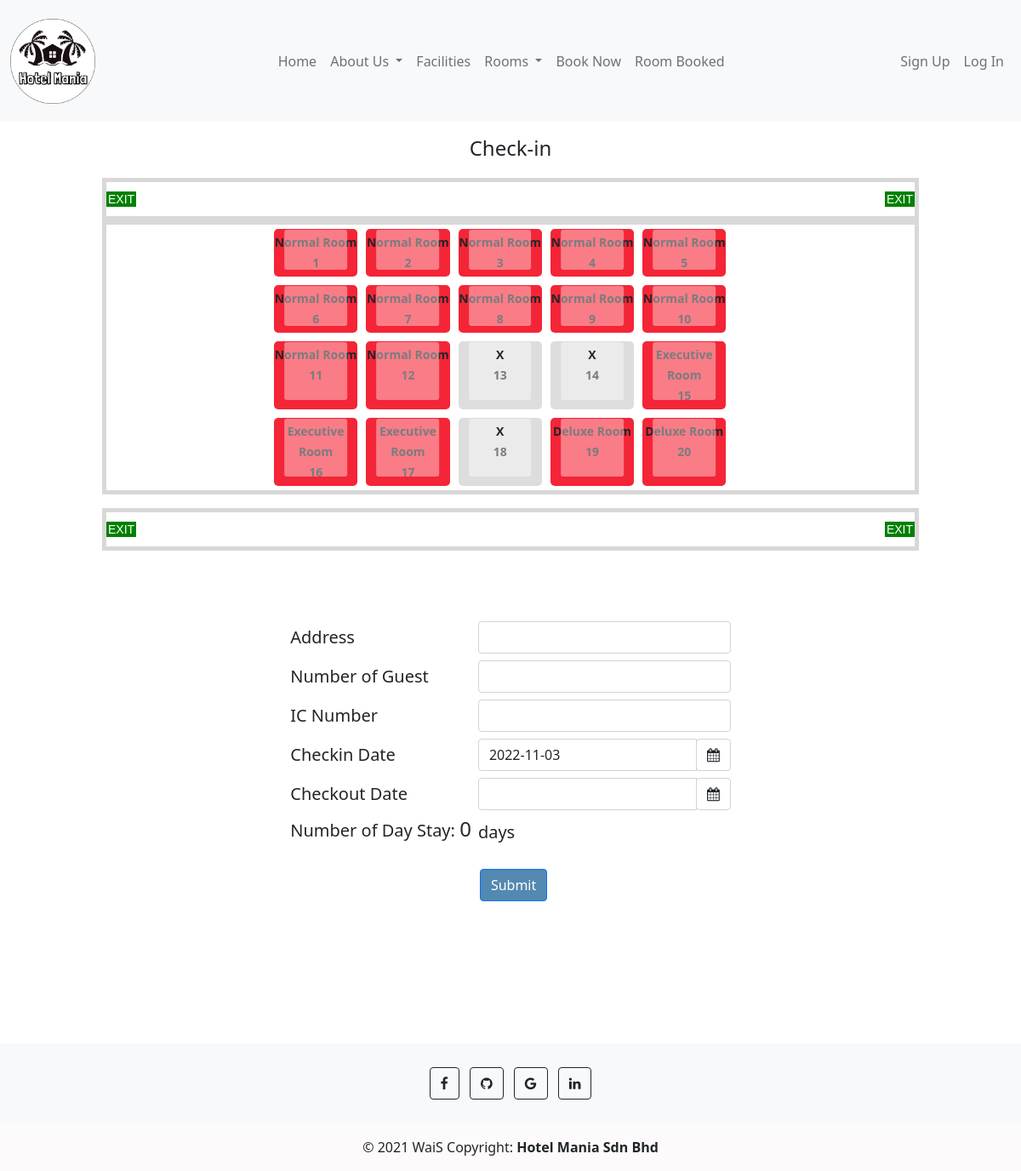
Screenshot of /check-in.php with the database file from the repository.
### tables this page shows
CREATE TABLE `roomdb` (
  `roomId` int(11) NOT NULL,
  `roomNumber` int(11) NOT NULL,
  `roomFloor` int(11) NOT NULL,
  `roomAvailability` enum('available','unavailable') NOT NULL,
  `customerId` int(11) DEFAULT NULL,
  `roomType` enum('Normal','Executive','Deluxe') NOT NULL,
  `checkInDate` date DEFAULT NULL,
  `checkOutDate` date DEFAULT NULL,
  `numofGuest` int(11) DEFAULT NULL
);

### backend/config.php (called while the page is built)
<?php
require_once "product_db.php";
$product_db = new product_db();
?>

### backend/product_db.php (called while the page is built, shortened)
<?php
require_once "DBController.php";
class product_db extends DBController{
    public function getRoom($query)
	{
        $query = "SELECT * FROM roomdb";
        $productResult = $this->getDBResult($query);
        return $productResult;
	}
}
?>

### backend/DBController.php (called while the page is built, shortened)
<?php
class DBController
{
    private $host = "localhost";
    private $user = "root";
    private $password = "";
    private $database = "hotel_mania";
    private static $conn;
    function __construct()
    {
        $this->conn = mysqli_connect($this->host, $this->user, $this->password, $this->database);
    }
    function getDBResult($query, $params = array())
    {
        $sql_statement = $this->conn->prepare($query);
        $sql_statement->execute();
        $result = $sql_statement->get_result();
        if ($result->num_rows > 0) {
            while ($row = $result->fetch_assoc()) {
                $resultset[] = $row;
            }
        }
        if (! empty($resultset)) {
            return $resultset;
        }
    }
}

### check-in.php (the view, shortened to what this page needs)
<?php require_once "backend/config.php"; ?>
<!DOCTYPE html>
<html lang="en">
<head>
    <link rel="stylesheet" href="css/checkin.css">
    <link href="https://cdn.jsdelivr.net/npm/bootstrap@5.1.1/dist/css/bootstrap.min.css" rel="stylesheet">
    <link rel="stylesheet" href="https://cdn.jsdelivr.net/npm/bootstrap-icons@1.6.0/font/bootstrap-icons.css">
    <link rel="stylesheet" href="https://cdnjs.cloudflare.com/ajax/libs/bootstrap-datepicker/1.9.0/css/bootstrap-datepicker.min.css">
    <link rel="stylesheet" href="https://cdnjs.cloudflare.com/ajax/libs/font-awesome/4.7.0/css/font-awesome.min.css">
</head>
<?php include 'include_php/header.php';?>
<body>
<h4>Check-in</h4>
<form method="post">
<div class="level">
  <div class="exit exit--front hall">
  </div>
  <ol class="hall">
    <li class="row row--1">
      <ol class="rooms" type="A">
            <?php
            $query = "SELECT * FROM roomdb";
            $product_array = $product_db->getRoom($query);
            if (!empty($product_array)) {
                foreach ($product_array as $key => $value) {
                    if ($product_array[$key]["roomId"] <= 5) {
                        if($product_array[$key]["roomAvailability"] == "available"){
                            ?>
                                <li class="room">
                                    <label for="<?php echo $product_array[$key]["roomId"]; ?>"><?php echo $product_array[$key]["roomType"]; ?> Room<br><?php echo $product_array[$key]["roomNumber"]; ?></label>
                                </li>
                            <?php
                                }
                            }
                            }
                        }
                            ?>
      </ol>
    </li>
    <li class="row row--2">
      <ol class="rooms" type="B">
            <?php
            $query = "SELECT * FROM roomdb";
            $product_array = $product_db->getRoom($query);
            if (!empty($product_array)) {
                foreach ($product_array as $key => $value) {
                    if ($product_array[$key]["roomId"] >=6 &&  $product_array[$key]["roomId"] <= 10 ) {
                        if($product_array[$key]["roomAvailability"] == "available"){
                            ?>
                                <li class="room">
                                    <label for="<?php echo $product_array[$key]["roomId"]; ?>"><?php echo $product_array[$key]["roomType"]; ?> Room<br><?php echo $product_array[$key]["roomNumber"]; ?></label>
                                </li>
                            <?php
                                }
                            }
                            }
                        }
                            ?>
      </ol>
    </li>
    <li class="row row--3">
      <ol class="rooms" type="C">
            <?php
            $query = "SELECT * FROM roomdb";
            $product_array = $product_db->getRoom($query);
            if (!empty($product_array)) {
                foreach ($product_array as $key => $value) {
                    if ($product_array[$key]["roomId"] >= 11 &&  $product_array[$key]["roomId"] <= 15 ) {
                        if($product_array[$key]["roomAvailability"] == "available"){
            ?>
                <li class="room">
                    <label for="<?php echo $product_array[$key]["roomId"]; ?>"><?php echo $product_array[$key]["roomType"]; ?> Room<br><?php echo $product_array[$key]["roomNumber"]; ?></label>
                </li>
            <?php
                }else{
            ?>
                <li class="room">
                    <label for="<?php echo $product_array[$key]["roomId"]; ?>"><?php echo $product_array[$key]["roomType"]; ?> Room<br><?php echo $product_array[$key]["roomNumber"]; ?></label>
                </li>
            <?php
                }
            }
            }
        }
            ?>
      </ol>
    </li>
    <li class="row row--4">
      <ol class="rooms" type="D">
            <?php
            $query = "SELECT * FROM roomdb";
            $product_array = $product_db->getRoom($query);
            if (!empty($product_array)) {
                foreach ($product_array as $key => $value) {
                    if ($product_array[$key]["roomId"] >= 16 &&  $product_array[$key]["roomId"] <= 20 ) {
                        if($product_array[$key]["roomAvailability"] == "available"){
                            ?>
                                <li class="room">
                                    <label for="<?php echo $product_array[$key]["roomId"]; ?>"><?php echo $product_array[$key]["roomType"]; ?> Room<br><?php echo $product_array[$key]["roomNumber"]; ?></label>
                                </li>
                            <?php
                                }else{
                            ?>
                                <li class="room">
                                    <label for="<?php echo $product_array[$key]["roomId"]; ?>"><?php echo $product_array[$key]["roomType"]; ?> Room<br><?php echo $product_array[$key]["roomNumber"]; ?></label>
                                </li>
                            <?php
                                   }   }
            }
        }
            ?>
      </ol>
    </li>
    </ol>
    <div class="exit exit--front hall">
    </div>
    </div>
<br>
    <table class="center">
			<tr>
				<td><label>Address</label></td>
				<td><input type="text" name="address" class="form-control" required />
			</tr>
			<tr>
				<td><label>Number of Guest</label></td>
				<td><input type="text" name="numguest" class="form-control" required />
			</tr>
            <tr>
				<td><label>IC Number</label></td>
				<td><input type="text" name="ic" class="form-control" required />
			</tr>
            <tr>
				<td><label>Checkin Date</label></td>
				<td>
                    <div class="input-group date" id="datepicker">
                        <input type="text" class="form-control" id="date1" name="date3" required value="<?php echo date("Y-m-d");?>"></input>
                            <div class="input-group-append">
                                <div class="input-group-text bg-white d-block">
                                    <i class="fa fa-calendar"></i>
                                </div>
                            </div>
                    </div>
                </td>
			</tr>
            <tr>
                <td><label>Checkout Date</label></td>
				<td>
                    <div class="input-group date" id="datepicker2">
                        <input type="text" class="form-control" id="date2" name="date4" required></input>
                            <div class="input-group-append">
                                <div class="input-group-text bg-white d-block">
                                    <i class="fa fa-calendar"></i>
                                </div>
                            </div>
                    </div>
                </td>
			</tr>
            <tr>
                <td><label>Number of Day Stay:</label>
                    <h4 style="display: inline-block" id="ans">0 </h4>
                <td><label> days</label>
                </td>
            </tr>
			<tr>
				<td></td>
                <td><input id="Button" type="submit" value="Submit" name="submit" class="btn btn-primary submitbtn"></td>
			</tr>
		</table>
</form>
<?php include 'include_php/footer.php';?>
</body>
</html>

### css/checkin.css (style rules this page uses)
*, *:before, *:after { box-sizing: border-box; }
h4 { text-align: center; }
html { font-size: 16px; }
html body { padding-top: 10em; }
.level { margin: 20px auto; max-width: 60em; }
.exit { position: relative; height: 50px; }
.exit:before, .exit:after { content: "EXIT"; font-size: 14px; line-height: 18px; padding: 0px 2px; font-family: "Arial Narrow", Arial, sans-serif; display: block; position: absolute; background: green; color: white; top: 50%; transform: translate(0, -50%); }
.exit:before { left: 0; }
.exit:after { right: 0; }
.hall { border-right: 5px solid #d8d8d8; border-left: 5px solid #d8d8d8; border-top: 5px solid #d8d8d8; border-bottom: 5px solid #d8d8d8; padding-left: 20%; }
.rooms { display: flex; flex-direction: row; flex-wrap: nowrap; justify-content: flex-start; }
.room { display: flex; flex: 0 0 14.2857142857%; padding: 5px; position: relative; }
.room input[type=checkbox]:disabled + label { background: #dddddd; text-indent: -9999px; overflow: hidden; }
.room input[type=checkbox]:disabled + label:after { content: "X"; text-indent: 0; position: absolute; top: 4px; left: 50%; transform: translate(-50%, 0%); }
.room label { display: block; position: relative; width: 100%; text-align: center; font-size: 14px; font-weight: bold; line-height: 1.5rem; padding: 4px 0; background: #F42536; border-radius: 5px; animation-duration: 300ms; animation-fill-mode: both; }
.room label:before { content: ""; position: absolute; width: 75%; height: 85%; top: 1px; left: 50%; transform: translate(-50%, 0%); background: rgba(255, 255, 255, 0.4); border-radius: 3px; }
.center { margin-top: 2em; margin-left: auto; margin-right: auto; border-collapse:separate; border-spacing:0.4em; }
.submitbtn { margin-bottom: 10em; margin-top: 1em; background-color: #5389B1 !important; color: white; border: 0; padding: 3px 10px; color: #ffffff; margin-left: 2px; border-radius: 2px; cursor:pointer; }
td { font-size: 20px; }

### rows the page displays
roomdb: roomType "Normal", roomNumber "1"
roomdb: roomType "Normal", roomNumber "2"
roomdb: roomType "Normal", roomNumber "3"
roomdb: roomType "Normal", roomNumber "4"
roomdb: roomType "Normal", roomNumber "5"
roomdb: roomType "Normal", roomNumber "6"
roomdb: roomType "Normal", roomNumber "7"
roomdb: roomType "Normal", roomNumber "8"
roomdb: roomType "Normal", roomNumber "9"
roomdb: roomType "Normal", roomNumber "10"
roomdb: roomType "Normal", roomNumber "11"
roomdb: roomType "Normal", roomNumber "12"
roomdb: roomNumber "13"
roomdb: roomNumber "14"
roomdb: roomType "Executive", roomNumber "15"
roomdb: roomType "Executive", roomNumber "16"
roomdb: roomType "Executive", roomNumber "17"
roomdb: roomNumber "18"
roomdb: roomType "Deluxe", roomNumber "19"
roomdb: roomType "Deluxe", roomNumber "20"
